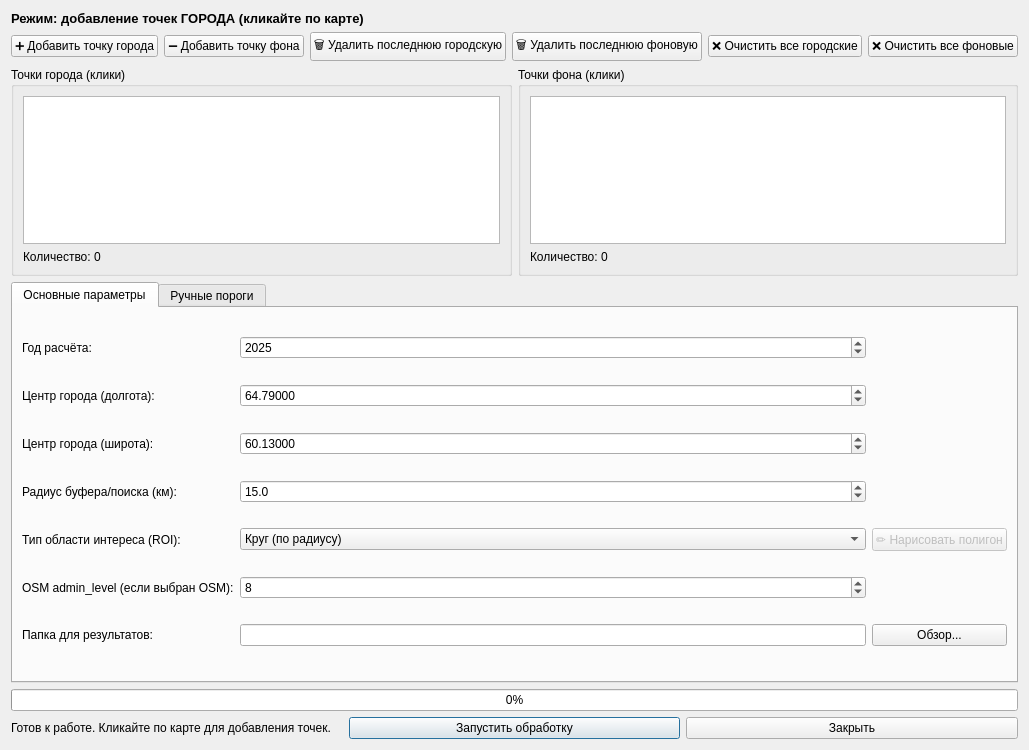
<?xml version="1.0" encoding="UTF-8"?>
<ui version="4.0">
 <class>UrbanAutoDialog</class>
 <widget class="QDialog" name="UrbanAutoDialog">
  <property name="geometry">
   <rect>
    <x>0</x>
    <y>0</y>
    <width>850</width>
    <height>750</height>
   </rect>
  </property>
  <property name="windowTitle">
   <string>Urban Auto — авто-калибровка по индексам</string>
  </property>
  <layout class="QVBoxLayout" name="verticalLayout">
   <item>
    <widget class="QLabel" name="lbl_mode">
     <property name="font">
      <font>
       <pointsize>10</pointsize>
       <weight>75</weight>
       <bold>true</bold>
      </font>
     </property>
     <property name="text">
      <string>Режим: добавление точек ГОРОДА (кликайте по карте)</string>
     </property>
    </widget>
   </item>
   <item>
    <layout class="QHBoxLayout" name="buttonsLayout">
     <item>
      <widget class="QPushButton" name="btn_add_urban">
       <property name="text">
        <string>➕ Добавить точку города</string>
       </property>
      </widget>
     </item>
     <item>
      <widget class="QPushButton" name="btn_add_nonurban">
       <property name="text">
        <string>➖ Добавить точку фона</string>
       </property>
      </widget>
     </item>
     <item>
      <widget class="QPushButton" name="btn_remove_last_urban">
       <property name="text">
        <string>🗑 Удалить последнюю городскую</string>
       </property>
      </widget>
     </item>
     <item>
      <widget class="QPushButton" name="btn_remove_last_nonurban">
       <property name="text">
        <string>🗑 Удалить последнюю фоновую</string>
       </property>
      </widget>
     </item>
     <item>
      <widget class="QPushButton" name="btn_clear_urban">
       <property name="text">
        <string>❌ Очистить все городские</string>
       </property>
      </widget>
     </item>
     <item>
      <widget class="QPushButton" name="btn_clear_nonurban">
       <property name="text">
        <string>❌ Очистить все фоновые</string>
       </property>
      </widget>
     </item>
    </layout>
   </item>
   <item>
    <layout class="QHBoxLayout" name="listsLayout">
     <item>
      <widget class="QGroupBox" name="groupUrban">
       <property name="title">
        <string>Точки города (клики)</string>
       </property>
       <layout class="QVBoxLayout" name="verticalLayout_2">
        <item>
         <widget class="QListWidget" name="list_urban">
          <property name="alternatingRowColors">
           <bool>true</bool>
          </property>
         </widget>
        </item>
        <item>
         <widget class="QLabel" name="label_urban_count">
          <property name="text">
           <string>Количество: 0</string>
          </property>
         </widget>
        </item>
       </layout>
      </widget>
     </item>
     <item>
      <widget class="QGroupBox" name="groupNonUrban">
       <property name="title">
        <string>Точки фона (клики)</string>
       </property>
       <layout class="QVBoxLayout" name="verticalLayout_3">
        <item>
         <widget class="QListWidget" name="list_nonurban">
          <property name="alternatingRowColors">
           <bool>true</bool>
          </property>
         </widget>
        </item>
        <item>
         <widget class="QLabel" name="label_nonurban_count">
          <property name="text">
           <string>Количество: 0</string>
          </property>
         </widget>
        </item>
       </layout>
      </widget>
     </item>
    </layout>
   </item>
   <item>
    <widget class="QTabWidget" name="tabWidget">
     <property name="currentIndex">
      <number>0</number>
     </property>
     <widget class="QWidget" name="tabBasic">
      <attribute name="title">
       <string>Основные параметры</string>
      </attribute>
      <layout class="QGridLayout" name="gridLayout">
       <item row="0" column="0">
        <widget class="QLabel" name="label_year">
         <property name="text">
          <string>Год расчёта:</string>
         </property>
        </widget>
       </item>
       <item row="0" column="1">
        <widget class="QSpinBox" name="spin_year">
         <property name="minimum">
          <number>2000</number>
         </property>
         <property name="maximum">
          <number>2030</number>
         </property>
         <property name="value">
          <number>2025</number>
         </property>
        </widget>
       </item>
       <item row="1" column="0">
        <widget class="QLabel" name="label_center_lon">
         <property name="text">
          <string>Центр города (долгота):</string>
         </property>
        </widget>
       </item>
       <item row="1" column="1">
        <widget class="QDoubleSpinBox" name="dsb_center_lon">
         <property name="decimals">
          <number>5</number>
         </property>
         <property name="minimum">
          <double>-180.000000000000000</double>
         </property>
         <property name="maximum">
          <double>180.000000000000000</double>
         </property>
         <property name="value">
          <double>64.790000000000006</double>
         </property>
        </widget>
       </item>
       <item row="2" column="0">
        <widget class="QLabel" name="label_center_lat">
         <property name="text">
          <string>Центр города (широта):</string>
         </property>
        </widget>
       </item>
       <item row="2" column="1">
        <widget class="QDoubleSpinBox" name="dsb_center_lat">
         <property name="decimals">
          <number>5</number>
         </property>
         <property name="minimum">
          <double>-90.000000000000000</double>
         </property>
         <property name="maximum">
          <double>90.000000000000000</double>
         </property>
         <property name="value">
          <double>60.130000000000003</double>
         </property>
        </widget>
       </item>
       <item row="3" column="0">
        <widget class="QLabel" name="label_radius">
         <property name="text">
          <string>Радиус буфера/поиска (км):</string>
         </property>
        </widget>
       </item>
       <item row="3" column="1">
        <widget class="QDoubleSpinBox" name="dsb_radius_km">
         <property name="decimals">
          <number>1</number>
         </property>
         <property name="minimum">
          <double>1.000000000000000</double>
         </property>
         <property name="maximum">
          <double>100.000000000000000</double>
         </property>
         <property name="value">
          <double>15.000000000000000</double>
         </property>
        </widget>
       </item>
       <item row="4" column="0">
        <widget class="QLabel" name="label_roi_type">
         <property name="text">
          <string>Тип области интереса (ROI):</string>
         </property>
        </widget>
       </item>
       <item row="4" column="1">
        <widget class="QComboBox" name="cb_roi_type">
         <item>
          <property name="text">
           <string>Круг (по радиусу)</string>
          </property>
         </item>
         <item>
          <property name="text">
           <string>OSM административная граница</string>
          </property>
         </item>
         <item>
          <property name="text">
           <string>Пользовательский полигон (нарисовать)</string>
          </property>
         </item>
        </widget>
       </item>
       <item row="4" column="2">
        <widget class="QPushButton" name="btn_draw_polygon">
         <property name="text">
          <string>✏️ Нарисовать полигон</string>
         </property>
         <property name="enabled">
          <bool>false</bool>
         </property>
        </widget>
       </item>
       <item row="5" column="0">
        <widget class="QLabel" name="label_osm_level">
         <property name="text">
          <string>OSM admin_level (если выбран OSM):</string>
         </property>
        </widget>
       </item>
       <item row="5" column="1">
        <widget class="QSpinBox" name="spin_osm_level">
         <property name="minimum">
          <number>2</number>
         </property>
         <property name="maximum">
          <number>10</number>
         </property>
         <property name="value">
          <number>8</number>
         </property>
        </widget>
       </item>
       <item row="6" column="0">
        <widget class="QLabel" name="label_output">
         <property name="text">
          <string>Папка для результатов:</string>
         </property>
        </widget>
       </item>
       <item row="6" column="1">
        <widget class="QLineEdit" name="le_output_folder"/>
       </item>
       <item row="6" column="2">
        <widget class="QPushButton" name="btn_browse_output">
         <property name="text">
          <string>Обзор...</string>
         </property>
        </widget>
       </item>
      </layout>
     </widget>
     <widget class="QWidget" name="tabManualBoxes">
      <attribute name="title">
       <string>Ручные пороги</string>
      </attribute>
      <layout class="QGridLayout" name="gridLayout_manual">
       <item row="0" column="0" colspan="3">
        <widget class="QLabel" name="label_manual_hint">
         <property name="text">
          <string>Если не включены — пороги будут вычислены автоматически по точкам города.</string>
         </property>
         <property name="wordWrap">
          <bool>true</bool>
         </property>
        </widget>
       </item>
       <!-- BOX1 -->
       <item row="1" column="0">
        <widget class="QCheckBox" name="cb_manual_box1">
         <property name="text">
          <string>Включить BOX1</string>
         </property>
        </widget>
       </item>
       <item row="2" column="0">
        <widget class="QLabel" name="label_box1_ndbi_min">
         <property name="text">
          <string>NDBI min:</string>
         </property>
        </widget>
       </item>
       <item row="2" column="1">
        <widget class="QDoubleSpinBox" name="dsb_box1_ndbi_min">
         <property name="decimals">
          <number>3</number>
         </property>
         <property name="minimum">
          <double>-1.000000000000000</double>
         </property>
         <property name="maximum">
          <double>1.000000000000000</double>
         </property>
         <property name="value">
          <double>-0.250000000000000</double>
         </property>
        </widget>
       </item>
       <item row="2" column="2">
        <widget class="QLabel" name="label_box1_ndbi_max">
         <property name="text">
          <string>NDBI max:</string>
         </property>
        </widget>
       </item>
       <item row="2" column="3">
        <widget class="QDoubleSpinBox" name="dsb_box1_ndbi_max">
         <property name="decimals">
          <number>3</number>
         </property>
         <property name="minimum">
          <double>-1.000000000000000</double>
         </property>
         <property name="maximum">
          <double>1.000000000000000</double>
         </property>
         <property name="value">
          <double>-0.050000000000000</double>
         </property>
        </widget>
       </item>
       <item row="3" column="0">
        <widget class="QLabel" name="label_box1_bsi_min">
         <property name="text">
          <string>BSI min:</string>
         </property>
        </widget>
       </item>
       <item row="3" column="1">
        <widget class="QDoubleSpinBox" name="dsb_box1_bsi_min">
         <property name="decimals">
          <number>3</number>
         </property>
         <property name="minimum">
          <double>-1.000000000000000</double>
         </property>
         <property name="maximum">
          <double>1.000000000000000</double>
         </property>
         <property name="value">
          <double>-0.100000000000000</double>
         </property>
        </widget>
       </item>
       <item row="3" column="2">
        <widget class="QLabel" name="label_box1_bsi_max">
         <property name="text">
          <string>BSI max:</string>
         </property>
        </widget>
       </item>
       <item row="3" column="3">
        <widget class="QDoubleSpinBox" name="dsb_box1_bsi_max">
         <property name="decimals">
          <number>3</number>
         </property>
         <property name="minimum">
          <double>-1.000000000000000</double>
         </property>
         <property name="maximum">
          <double>1.000000000000000</double>
         </property>
         <property name="value">
          <double>0.050000000000000</double>
         </property>
        </widget>
       </item>
       <item row="4" column="0">
        <widget class="QLabel" name="label_box1_ndvi_max">
         <property name="text">
          <string>NDVI &lt;:</string>
         </property>
        </widget>
       </item>
       <item row="4" column="1">
        <widget class="QDoubleSpinBox" name="dsb_box1_ndvi_max">
         <property name="decimals">
          <number>3</number>
         </property>
         <property name="minimum">
          <double>-1.000000000000000</double>
         </property>
         <property name="maximum">
          <double>1.000000000000000</double>
         </property>
         <property name="value">
          <double>0.650000000000000</double>
         </property>
        </widget>
       </item>
       <!-- BOX2 -->
       <item row="5" column="0">
        <widget class="QCheckBox" name="cb_manual_box2">
         <property name="text">
          <string>Включить BOX2</string>
         </property>
        </widget>
       </item>
       <item row="6" column="0">
        <widget class="QLabel" name="label_box2_ndbi_min">
         <property name="text">
          <string>NDBI min:</string>
         </property>
        </widget>
       </item>
       <item row="6" column="1">
        <widget class="QDoubleSpinBox" name="dsb_box2_ndbi_min">
         <property name="decimals">
          <number>3</number>
         </property>
         <property name="minimum">
          <double>-1.000000000000000</double>
         </property>
         <property name="maximum">
          <double>1.000000000000000</double>
         </property>
         <property name="value">
          <double>-0.100000000000000</double>
         </property>
        </widget>
       </item>
       <item row="6" column="2">
        <widget class="QLabel" name="label_box2_ndbi_max">
         <property name="text">
          <string>NDBI max:</string>
         </property>
        </widget>
       </item>
       <item row="6" column="3">
        <widget class="QDoubleSpinBox" name="dsb_box2_ndbi_max">
         <property name="decimals">
          <number>3</number>
         </property>
         <property name="minimum">
          <double>-1.000000000000000</double>
         </property>
         <property name="maximum">
          <double>1.000000000000000</double>
         </property>
         <property name="value">
          <double>0.350000000000000</double>
         </property>
        </widget>
       </item>
       <item row="7" column="0">
        <widget class="QLabel" name="label_box2_bsi_min">
         <property name="text">
          <string>BSI min:</string>
         </property>
        </widget>
       </item>
       <item row="7" column="1">
        <widget class="QDoubleSpinBox" name="dsb_box2_bsi_min">
         <property name="decimals">
          <number>3</number>
         </property>
         <property name="minimum">
          <double>-1.000000000000000</double>
         </property>
         <property name="maximum">
          <double>1.000000000000000</double>
         </property>
         <property name="value">
          <double>-0.020000000000000</double>
         </property>
        </widget>
       </item>
       <item row="7" column="2">
        <widget class="QLabel" name="label_box2_bsi_max">
         <property name="text">
          <string>BSI max:</string>
         </property>
        </widget>
       </item>
       <item row="7" column="3">
        <widget class="QDoubleSpinBox" name="dsb_box2_bsi_max">
         <property name="decimals">
          <number>3</number>
         </property>
         <property name="minimum">
          <double>-1.000000000000000</double>
         </property>
         <property name="maximum">
          <double>1.000000000000000</double>
         </property>
         <property name="value">
          <double>0.350000000000000</double>
         </property>
        </widget>
       </item>
       <item row="8" column="0">
        <widget class="QLabel" name="label_box2_ndvi_max">
         <property name="text">
          <string>NDVI &lt;:</string>
         </property>
        </widget>
       </item>
       <item row="8" column="1">
        <widget class="QDoubleSpinBox" name="dsb_box2_ndvi_max">
         <property name="decimals">
          <number>3</number>
         </property>
         <property name="minimum">
          <double>-1.000000000000000</double>
         </property>
         <property name="maximum">
          <double>1.000000000000000</double>
         </property>
         <property name="value">
          <double>0.650000000000000</double>
         </property>
        </widget>
       </item>
       <!-- BOX3 -->
       <item row="9" column="0">
        <widget class="QCheckBox" name="cb_manual_box3">
         <property name="text">
          <string>Включить BOX3</string>
         </property>
        </widget>
       </item>
       <item row="10" column="0">
        <widget class="QLabel" name="label_box3_ndbi_min">
         <property name="text">
          <string>NDBI min:</string>
         </property>
        </widget>
       </item>
       <item row="10" column="1">
        <widget class="QDoubleSpinBox" name="dsb_box3_ndbi_min">
         <property name="decimals">
          <number>3</number>
         </property>
         <property name="minimum">
          <double>-1.000000000000000</double>
         </property>
         <property name="maximum">
          <double>1.000000000000000</double>
         </property>
         <property name="value">
          <double>-0.050000000000000</double>
         </property>
        </widget>
       </item>
       <item row="10" column="2">
        <widget class="QLabel" name="label_box3_ndbi_max">
         <property name="text">
          <string>NDBI max:</string>
         </property>
        </widget>
       </item>
       <item row="10" column="3">
        <widget class="QDoubleSpinBox" name="dsb_box3_ndbi_max">
         <property name="decimals">
          <number>3</number>
         </property>
         <property name="minimum">
          <double>-1.000000000000000</double>
         </property>
         <property name="maximum">
          <double>1.000000000000000</double>
         </property>
         <property name="value">
          <double>0.200000000000000</double>
         </property>
        </widget>
       </item>
       <item row="11" column="0">
        <widget class="QLabel" name="label_box3_bsi_min">
         <property name="text">
          <string>BSI min:</string>
         </property>
        </widget>
       </item>
       <item row="11" column="1">
        <widget class="QDoubleSpinBox" name="dsb_box3_bsi_min">
         <property name="decimals">
          <number>3</number>
         </property>
         <property name="minimum">
          <double>-1.000000000000000</double>
         </property>
         <property name="maximum">
          <double>1.000000000000000</double>
         </property>
         <property name="value">
          <double>0.010000000000000</double>
         </property>
        </widget>
       </item>
       <item row="11" column="2">
        <widget class="QLabel" name="label_box3_bsi_max">
         <property name="text">
          <string>BSI max:</string>
         </property>
        </widget>
       </item>
       <item row="11" column="3">
        <widget class="QDoubleSpinBox" name="dsb_box3_bsi_max">
         <property name="decimals">
          <number>3</number>
         </property>
         <property name="minimum">
          <double>-1.000000000000000</double>
         </property>
         <property name="maximum">
          <double>1.000000000000000</double>
         </property>
         <property name="value">
          <double>0.250000000000000</double>
         </property>
        </widget>
       </item>
       <item row="12" column="0">
        <widget class="QLabel" name="label_box3_ndvi_max">
         <property name="text">
          <string>NDVI &lt;:</string>
         </property>
        </widget>
       </item>
       <item row="12" column="1">
        <widget class="QDoubleSpinBox" name="dsb_box3_ndvi_max">
         <property name="decimals">
          <number>3</number>
         </property>
         <property name="minimum">
          <double>-1.000000000000000</double>
         </property>
         <property name="maximum">
          <double>1.000000000000000</double>
         </property>
         <property name="value">
          <double>0.750000000000000</double>
         </property>
        </widget>
       </item>
      </layout>
     </widget>
    </widget>
   </item>
   <item>
    <widget class="QProgressBar" name="progressBar">
     <property name="value">
      <number>0</number>
     </property>
    </widget>
   </item>
   <item>
    <layout class="QHBoxLayout" name="bottomButtons">
     <item>
      <widget class="QLabel" name="status_label">
       <property name="text">
        <string>Готов к работе. Кликайте по карте для добавления точек.</string>
       </property>
       <property name="wordWrap">
        <bool>true</bool>
       </property>
      </widget>
     </item>
     <item>
      <widget class="QPushButton" name="btn_run">
       <property name="text">
        <string>Запустить обработку</string>
       </property>
       <property name="default">
        <bool>true</bool>
       </property>
      </widget>
     </item>
     <item>
      <widget class="QPushButton" name="btn_close">
       <property name="text">
        <string>Закрыть</string>
       </property>
      </widget>
     </item>
    </layout>
   </item>
  </layout>
 </widget>
 <resources/>
 <connections/>
</ui>
